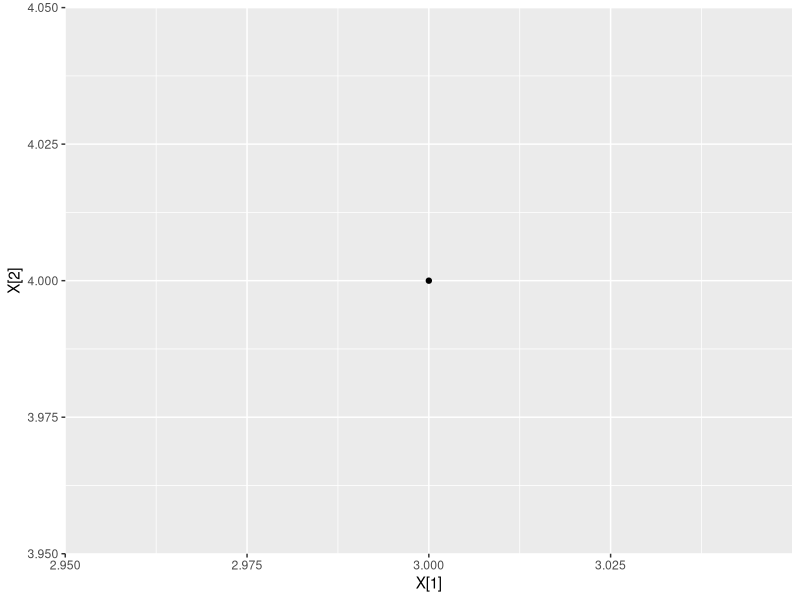
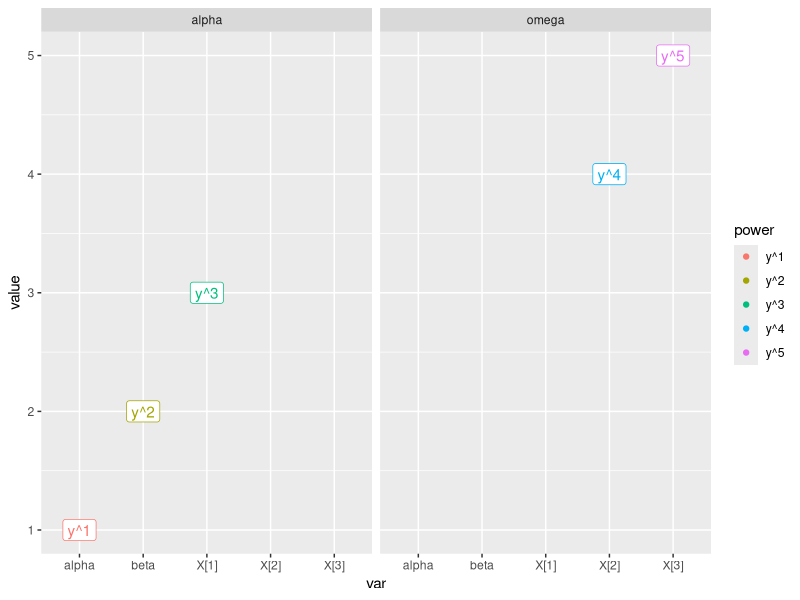
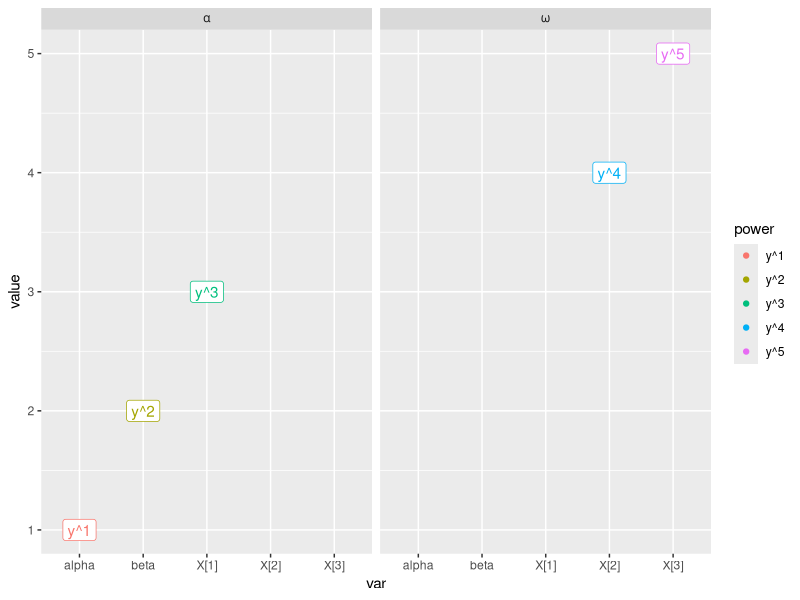
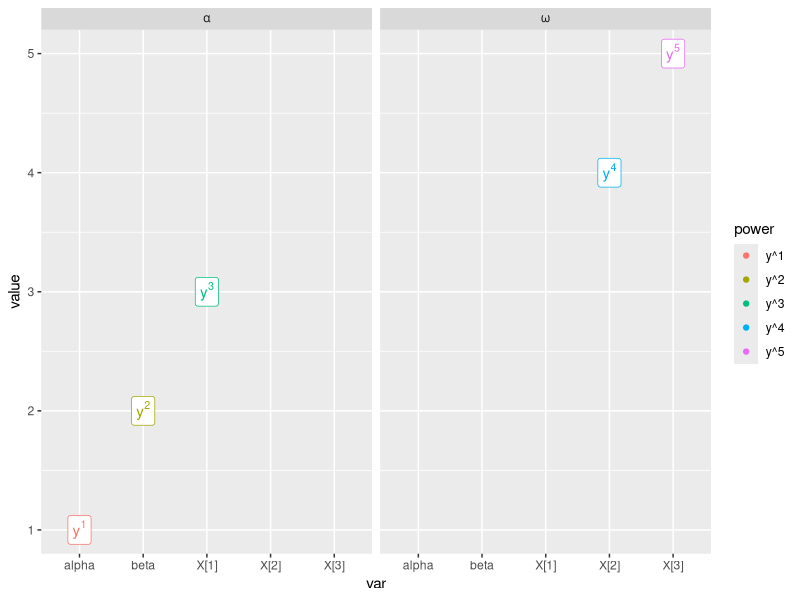
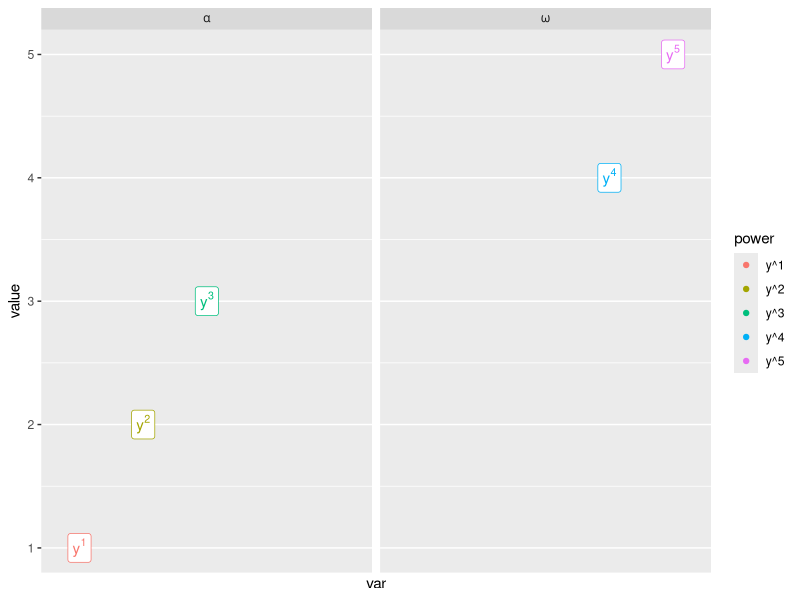
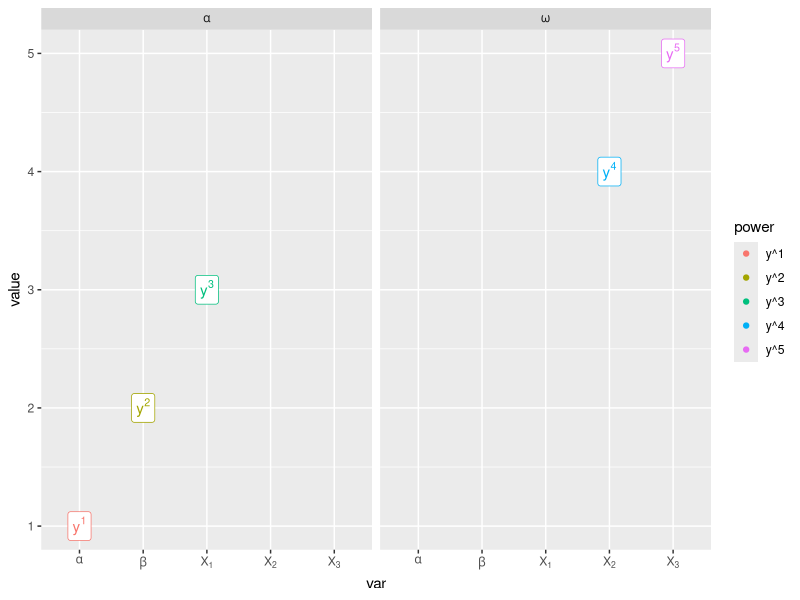
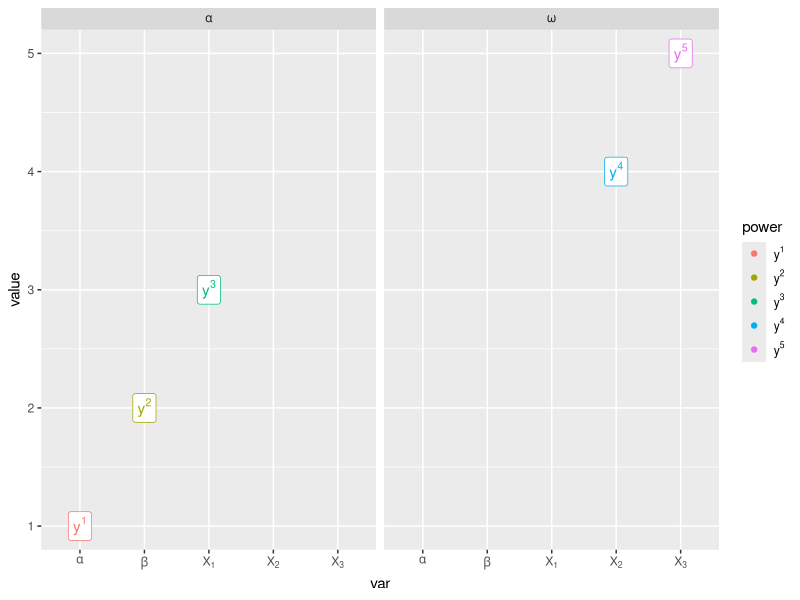
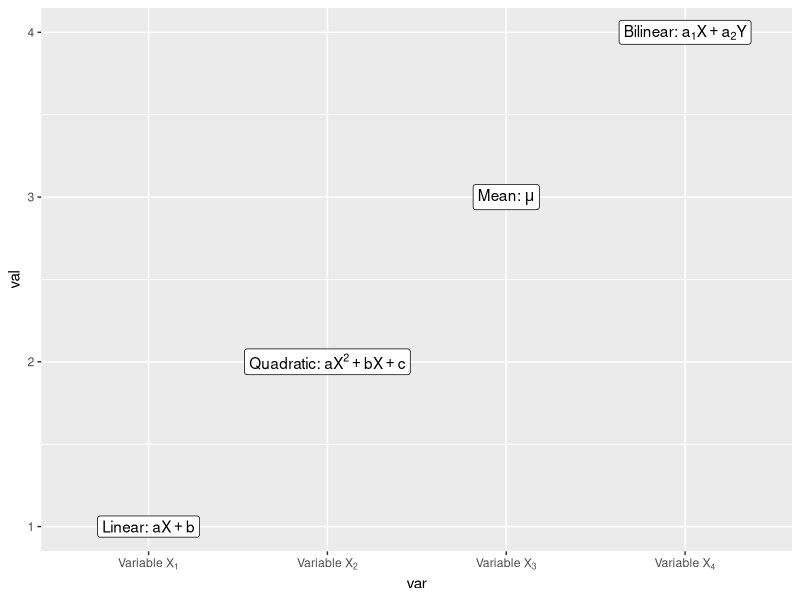

These figures' R source, in order:
## ---- chunk 1
suppressPackageStartupMessages(library(tidyverse))
suppressPackageStartupMessages(library(knitr))
suppressPackageStartupMessages(library(kableExtra))

knitr::opts_chunk$set(
   collapse = TRUE,
   cache = TRUE)
## ---- chunk 2

library(dplyr)
library(ggplot2)

df <- data.frame(
   var = c('alpha', 'beta', 'X[1]', 'X[2]', 'X[3]'), 
   power = paste0('y^', 1:5),
   value = 1:5, 
   letter = c(rep('alpha', 3), rep('omega', 2))
)
df
## ---- chunk 3
df_simple <- df$value %>% as.matrix() %>% t() %>% as.data.frame()
colnames(df_simple) <- df$var
df_simple
## ---- chunk 4
df_simple$alpha
df_simple$`X[1]`
## ---- chunk 5
ggplot(df_simple) + geom_point(aes(x = `X[1]`, y = `X[2]`))
## ---- chunk 6

ggplot(df) +
   facet_wrap(~ letter) +
   geom_point(aes(x = var, y = value, col = power)) +
   geom_label(aes(x = var, y = value, col = power, label = power), show.legend = FALSE)

## ---- chunk 7

ggplot(df) +
   facet_wrap(~ letter, labeller = label_parsed) +
   geom_point(aes(x = var, y = value, col = power)) +
   geom_label(aes(x = var, y = value, col = power, label = power), show.legend = FALSE)

## ---- chunk 8
ggplot(df) +
   facet_wrap(~ letter, labeller = label_parsed) +
   geom_point(aes(x = var, y = value, col = power)) +
   geom_label(aes(x = var, y = value, col = power, label = power), show.legend = FALSE, parse = TRUE)
## ---- chunk 9

x_breaks <- levels(df$var)
x_labels <- parse(text = x_breaks)

ggplot(df) +
   facet_wrap(~ letter, labeller = label_parsed) +
   geom_point(aes(x = var, y = value, col = power)) +
   geom_label(aes(x = var, y = value, col = power, label = power), show.legend = FALSE, parse = TRUE) +
   scale_x_discrete(breaks = x_breaks, label = x_labels)

## ---- chunk 10
label_parse <- function(breaks) {
   parse(text = breaks)
}
## ---- chunk 11
ggplot(df) +
   facet_wrap(~ letter, labeller = label_parsed) +
   geom_point(aes(x = var, y = value, col = power)) +
   geom_label(aes(x = var, y = value, col = power, label = power), show.legend = FALSE, parse = TRUE) +
   scale_x_discrete(label = label_parse)
## ---- chunk 12
ggplot(df) +
   facet_wrap(~ letter, labeller = label_parsed) +
   geom_point(aes(x = var, y = value, col = power)) +
   geom_label(aes(x = var, y = value, col = power, label = power), show.legend = FALSE, parse = TRUE) +
   scale_x_discrete(label = label_parse) +
   scale_color_discrete(label = label_parse)

## ---- chunk 13
df_2 <- data.frame(
   var = c('"Variable" ~ X[1]', '"Variable" ~ X[2]', '"Variable" ~ X[3]', '"Variable" ~ X[4]'),
   exp = c('"Linear:" ~ a*X + b', 
           '"Quadratic:" ~ a*X^2 + b*X + c', 
           '"Mean:" ~ mu', 
           '"Bilinear:" ~ a[1]*X + a[2]*Y'),
   val = 1:4
)

ggplot(df_2) +
   geom_point(aes(x = var, y = val)) +
   geom_label(aes(x = var, y = val, label = exp), show.legend = FALSE, parse = TRUE) +
   scale_x_discrete(label = label_parse)
## ---- chunk 14
ext_val <- 5

ggplot(df) +
   facet_wrap(~ letter, labeller = label_parsed) +
   geom_point(aes(x = var, y = value, col = power)) +
   geom_label(aes(x = var, y = value, col = power, label = paste("Label:", power, "==", ext_val)), show.legend = FALSE, parse = TRUE) +
   scale_x_discrete(label = label_parse) +
   scale_color_discrete(label = label_parse)
